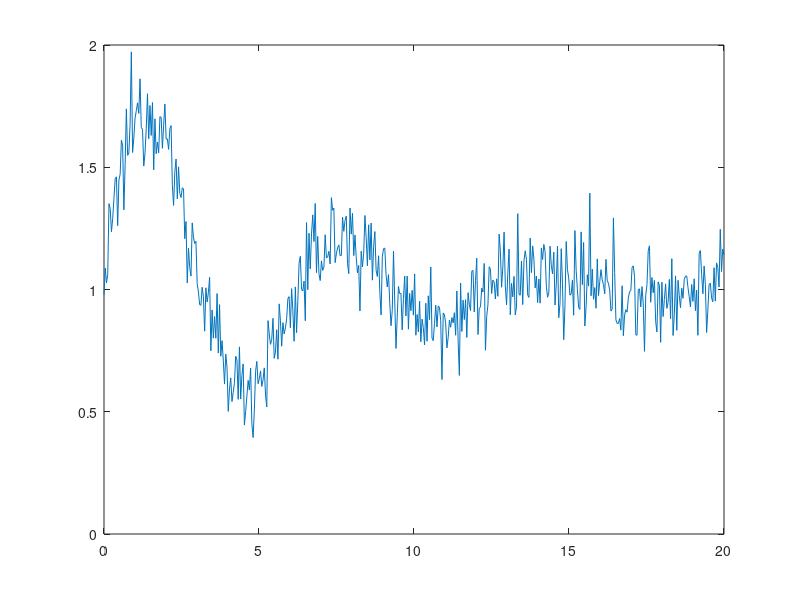

Here is the MATLAB script that generated this plot: (Note: this script raises an error after producing the figure.)
%This is the main code for lab4, in which the bspline method was used for
%approximate the noizy data. The bspline package was used for the bspline
%algorithm. Be sure to inclue the bspline folder into the path before running
%the code.

%programmed by: Chaolun Wang
%           at: 03/05/2016


%code for question 1
display('Question1 :');

data = fopen('xy.dat','r');                            %read data from xy.data file
A = fscanf(data ,'%f');
fclose(data);

for i= 0:499                                           %separate data into array X and Y
    X(i+1)=A(i*2+1);
    Y(i+1)=A(i*2+2);
end

figure;
plot(X,Y);                                             %plot the noizy data
hold on;


P=2; M=14; I=10;

%create knot vector T:
for i= 1:M+1
    if i<=P
        T(i)=X(1);
    elseif i>M+1-P;
        T(i)=X(500);
    else
        T(i)=(X(500)-X(1))/I*(i-P-1);
    end   
end


A= bspline_basismatrix(P+1,T,X);                      %using bspline_basismatrix function to get basis matrix

AT=transpose(A);
x_A=linsolve(AT*A,AT*transpose(Y));                   %solve linear system to find the control points


for j=0 : numel(x_A)-1                                %plot basis functions
    for i=1:500
        Y0(i)=bspline_basis(j,P+1,T,X(i))*x_A(j+1);
    end
    if mod(j,3)==0
        plot(X, Y0, 'g');
    elseif mod(j,3)==1
        plot(X, Y0, 'r');
    else
        plot(X, Y0, 'y');
    end
end

for i=1:500                                            %combine basis functions and plot the approximation function
    Y0(i)=0;
    for j=0 : numel(x_A)-1
        Y0(i)=Y0(i)+ bspline_basis(j,P+1,T,X(i))*x_A(j+1);
    end
    
end

plot(X,Y0,'k');                                    

hold off;


%code for question 2
display('Question2 :');
conditionNumber=cond(A);                                    %calculate condition number
conditionNumber

%Cholesky decomposition

tic;                                                         %calculate computational time

C=AT*A;
L = chol(C,'lower');
LT = chol(C,'upper');
d=AT*transpose(Y);
opts.LT = true;
z=linsolve(L,d,opts);
opts.LT = false;
opts.UT = true;
x_c=linsolve(LT,z,opts);
opts.UT = false;


wtime=toc;                                                     %calculate computational time
fprintf ( 1, 'Elapsed time = %f\n', wtime );

for i=1:500
    Y0(i)=0;
    for j=0 : numel(x_c)-1
        Y0(i)=Y0(i)+ bspline_basis(j,P+1,T,X(i))*x_c(j+1);
    end
    
end

err=0;                                                            %calculate error
for i=1:500   
    err=err+(Y(i)-Y0(i))^2;
end
fprintf ( 1, 'Least squared error is %f\n', err );

%QR decomposition

tic;                                                             %calculate computational time

[Q,R] = qr(A);
d=transpose(Q)*transpose(Y);
opts.UT = true;
x_q=linsolve(R,d,opts);
opts.UT = false;


wtime=toc;                                                        %calculate computational time
fprintf ( 1, 'Elapsed time = %f\n', wtime );

for i=1:500
    Y0(i)=0;
    for j=0 : numel(x_q)-1
        Y0(i)=Y0(i)+ bspline_basis(j,P+1,T,X(i))*x_q(j+1);
    end
    
end

err=0;                                                             %calculate error
for i=1:500   
    err=err+(Y(i)-Y0(i))^2;
end
fprintf ( 1, 'Least squared error is %f\n', err );


for i=1:5                                                           %print result
    q2(i)=i*10;
    [err1(i),err2(i),time1(i),time2(i)]=q2function(i*10);
    fprintf ( 1, 'When nbin= %d\n', i*10 );
    fprintf ( 1, 'Cholesky decomposition least squared error  is %f\n', err1(i) );
    fprintf ( 1, 'time spent: %f\n', time1(i) );
    fprintf ( 1, 'QR algorithm least squared error  is %f\n', err2(i) );
    fprintf ( 1, 'time spent: %f\n', time2(i) );
end
figure;                                                              %plot error related to nbin
plot(q2,err1,'p');
hold on;
plot(q2,err2,'r');
hold off;

figure;                                                               %plot computational time related to nbin
plot(q2,time1,'g');
hold on;
plot(q2,time2,'r');
hold off;

%code for question 3
display('Question3 :');
for p=0:5
    q3(p+1)=p;
    err3(p+1)=q3function(p);                                          %call q3function to solve question 3
    fprintf ( 1, 'When p= %d', p );
    fprintf ( 1, ', least squared error  is %f\n', err3(p+1) );
end
figure;
plot(q3,err3);


%code for question 4
display('Question4 :');
for i=1:10
    q4(i)=i*10;
    err4(i)=q4function(i*10);                                          %call q4function to solve question 4
    fprintf ( 1, 'When nbin= %d', i*10 );
    fprintf ( 1, ', least squared error  is %f\n', err4(i) );
end
figure;
plot(q4,err4);
